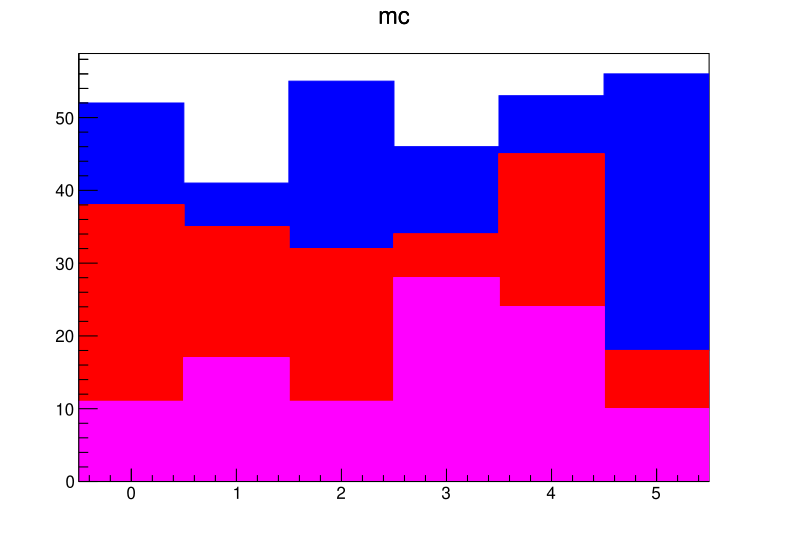

Source code (Python):
from sklearn.cluster import KMeans
import numpy as np
import ROOT
import math
from scipy.stats import poisson
import matplotlib.pyplot as plt
from matplotlib import colors
from random import shuffle

class Cluster():
    def __init__( self, center, eventsTTH, eventsBkg):
        print 'initialising cluster with', len(eventsTTH), len(eventsBkg), 'events'
        self.center    = center
        self.eventsTTH    = eventsTTH
        self.eventsBkg    = eventsBkg
        self.subclusters = []
        self.pvalue = poisson.pmf( len(self.eventsTTH) + len(self.eventsTTH), len(self.eventsBkg))

    def recluster(self):
        global maxIndex
        print 'reclustering cluster with center', self.center,
        if hasattr(self, 'isClusterizable'): return
        kmeans = KMeans(n_clusters=2, random_state=0)
        kmeans.fit(np.concatenate( (self.eventsTTH, self.eventsBkg), axis =0))
        label = 0
        for center in kmeans.cluster_centers_:
            eventsTTH = np.array([point for point in self.eventsTTH if kmeans.predict(np.array([[point[0],point[1]]]))[0] == label])
            eventsBkg = np.array([point for point in self.eventsBkg if kmeans.predict(np.array([[point[0],point[1]]]))[0] == label])
            self.subclusters.append( Cluster(center, eventsTTH, eventsBkg))
            label = label+1

        if (self.pvalue < self.subclusters[0].pvalue*self.subclusters[1].pvalue):
            print '...new clustering doesnt add anything :('
            self.isClusterizable = False
            self.subclusters = []
        elif (len(self.subclusters[0].eventsTTH) < 10 or len(self.subclusters[1].eventsTTH) < 10):
            print '...too few signal events in sr'
            self.isClusterizable = False
            self.subclusters = []
        else:
            print '...is clusterizable'
            self.isClusterizable = True
            self.subclusters[0].recluster()
            self.subclusters[1].recluster()

        if not self.isClusterizable:
            self.index = maxIndex
            maxIndex = maxIndex + 1
        return

    def findSubCluster(self, point):
        if not hasattr(self, 'isClusterizable'):
            self.recluster()

        if not self.isClusterizable: return self.index

        minDist = 10000
        cluster_counter = -1
        counter = 0
        for cluster in self.subclusters:
            center = cluster.center
            dist = (point[0] - center[0])**2 + (point[1] - center[1])**2
            if dist < minDist:
                minDist = dist
                cluster_counter = counter
            counter = counter +1
        return self.subclusters[cluster_counter].findSubCluster(point)

class recursiveClustering():
    def __init__(self):
        self.getDataFromFile()
        self.clusterize()

    def getDataFromFile(self):

        TTbar = []
        TTV   = []
        TTH   = []
        TTbar2 = []
        TTV2  = []
        TTH2   = []

        ttbar = open('data/ttbar.txt','r')
        ttv   = open('data/ttv.txt' ,'r')
        tth   = open('data/tth.txt' ,'r')

        counter = 0
        for line in ttbar:
            x = float( line.split(' ')[0] )
            y = float( line.split(' ')[5] )
            if counter%2: TTbar.append([x,y])
            else: TTbar2.append([x,y])
            counter = counter +1
            if counter > 200: break

        counter = 0
        for line in ttv:
            x = float( line.split(' ')[0] )
            y = float( line.split(' ')[5] )
            if counter%2: TTV.append([x,y])
            else:  TTV2.append([x,y])
            counter = counter +1
            if counter > 200: break

        counter = 0
        for line in tth:
            x = float( line.split(' ')[0] )
            y = float( line.split(' ')[5] )
            if counter%2: TTH.append([x,y])
            else: TTH2.append([x,y])
            counter = counter +1
            if counter > 200: break

        self.eventsBkg = np.array( TTV + TTbar)
        self.eventsTTH = np.array( TTH )
        self.eventsTTV = np.array( TTV )
        self.eventsTTbar = np.array( TTbar )

        self.eventsTTH2 = np.array( TTH2 )
        self.eventsTTV2 = np.array( TTV2 )
        self.eventsTTbar2 = np.array( TTbar2 )

    def clusterize(self):
        global maxIndex
        print 'clusterizing the phase space'
        self.mainCluster = Cluster( np.array([-999,-999]), self.eventsTTH, self.eventsBkg)
        self.mainCluster.recluster()
        print 'obtained', maxIndex, 'clusters'

    def makeHistos(self):
        global maxIndex
        Httbar = ROOT.TH1F('ttbar', '', maxIndex, -0.5, maxIndex-0.5)
        HttV  = ROOT.TH1F('ttV' , '', maxIndex, -0.5, maxIndex-0.5)
        HttH  = ROOT.TH1F('ttH' , '', maxIndex, -0.5, maxIndex-0.5)
        for point in self.eventsTTH2:
            HttH.Fill( self.mainCluster.findSubCluster(point) )
        for point in self.eventsTTbar2:
            Httbar.Fill( self.mainCluster.findSubCluster(point) )
        for point in self.eventsTTV2:
            HttV.Fill( self.mainCluster.findSubCluster(point) )
        mc = ROOT.THStack('mc','mc')
        Httbar.SetLineColor(ROOT.kRed)    ;
        HttV  .SetLineColor(ROOT.kBlue)   ;
        HttH  .SetLineColor(ROOT.kMagenta);
        Httbar.SetFillColor(ROOT.kRed)    ;
        HttV  .SetFillColor(ROOT.kBlue)   ;
        HttH  .SetFillColor(ROOT.kMagenta);
        mc.Add( HttH )
        mc.Add( Httbar )
        mc.Add( HttV )
        c = ROOT.TCanvas()
        mc.Draw('hist')
        c.SaveAs('recursiveClustering.pdf')
    def makeScatterPlot(self):
        print 'making scatter plot to see how the clustering went'
        global maxIndex
        clustersX = []
        clustersY = []
        for i in range(maxIndex):
            clustersX.append([])
            clustersY.append([])

        for point in self.eventsBkg:
            subCluster = self.mainCluster.findSubCluster(point)
            clustersX[subCluster].append(point[0])
            clustersY[subCluster].append(point[1])
        for point in self.eventsTTH:
            subCluster = self.mainCluster.findSubCluster(point)
            clustersX[subCluster].append(point[0])
            clustersY[subCluster].append(point[1])

        mycolors = []
        for key in colors.cnames:
            mycolors.append( colors.cnames[key] )
        shuffle(mycolors)
        for i in range(maxIndex):
            plt.scatter(clustersX[i], clustersY[i], c = mycolors[i])
        plt.show()

if __name__ == "__main__":
    global maxIndex
    maxIndex = 0
    a = recursiveClustering()
    a.makeHistos()
#    a.makeScatterPlot()
